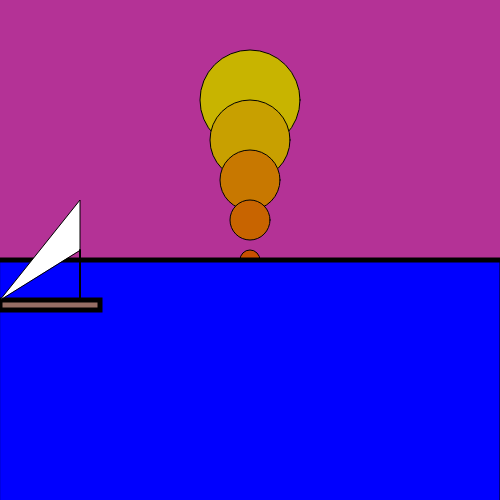
Frame 1 (no input)
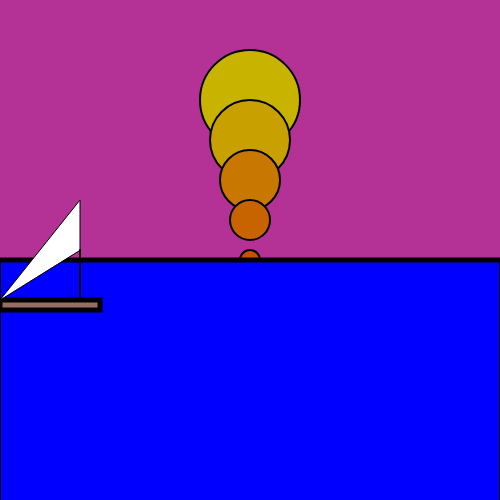
Frame 60 (no input)
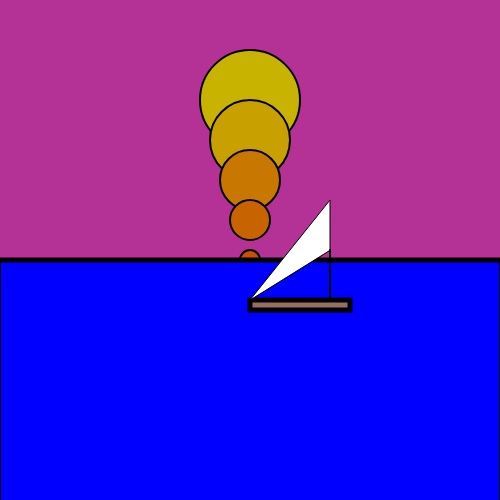
Frame 120 (the mouse pressed at the canvas centre since frame 60)

The p5.js sketch that drew these frames (run headless with seeded random() and noise() and a simulated clock; from frame 60 on, the mouse is pressed at the canvas centre):

// p5.js sketch
// ── sketch.js
function setup() {
  //David R/sunset
  //I start with the circles and making them smaller. 
  //Then it remind me of frames of the sunsetting, like cells from a animations.
  //Also I just really like the ocean.
  createCanvas(500, 500);}
  function draw(){
    let mx=mouseX +80;
  background(180,50,150);//sky
  fill(200,180,0);
  //circle(x,y,diameter) 
  circle(250,100,100);//sun1
  fill(200,160,0);
  circle(250,140,80);//sun2
  fill(200,120,0);
  circle(250,180,60);//sun3
  fill(200,100,0);
  circle(250,220,40);//sun4
  fill(200,80,0);
  circle(250,260,20);//sun5
  //fill(red,green,blue)
  fill(0,0,255);//fill has to be above the shape
  //rect(x,y,width,height)
  rect(0,260,500,250);//water
  //strokeWeight(it has to be above line)
  strokeWeight(5);
  //Line(x1,y1,x2,y2)
  line(0,260,1000,260);
  fill(150,110,100);
  rect(mouseX,300,100,10);//boat
  strokeWeight(1);
  fill(255,255,255);
  //triangle(x1,y1,x2,y2,x3,y3)
  triangle(mouseX,300,mx,200,mx,250);//sail
  strokeWeight(2);
  line(mx,250,mx,300);//pole
  }
